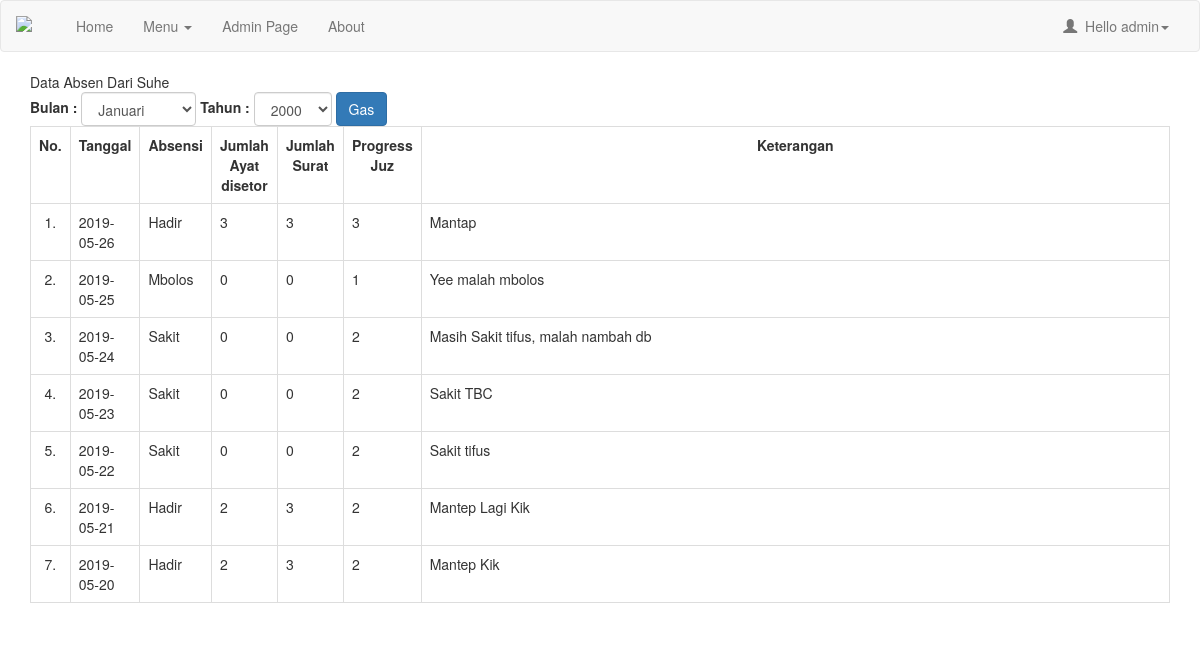
/admin/index.php?m=absenlengkap&ID=10 (signed in), run on the app's committed database.
### tables this page shows
CREATE TABLE `tbsantri` (
  `IdSantri` int(11) NOT NULL,
  `NIS` varchar(20) NOT NULL,
  `TglInput` date NOT NULL,
  `Nama` varchar(50) NOT NULL,
  `NamaLengkap` varchar(100) NOT NULL,
  `JenisKelamin` int(2) NOT NULL,
  `TempatLahir` varchar(40) NOT NULL,
  `TglLahir` date NOT NULL,
  `AnakKe` int(5) NOT NULL,
  `Dari` int(11) NOT NULL,
  `Bahasa` varchar(40) NOT NULL,
  `KebutuhanKhusus` varchar(30) NOT NULL,
  `SekolahTerakhir` varchar(20) NOT NULL,
  `NamaSekolah` varchar(50) NOT NULL,
  `AlamatSekolah` text NOT NULL,
  `TinggalDengan` varchar(30) NOT NULL,
  `NomorKK` varchar(50) NOT NULL,
  `NamaJalan` text NOT NULL,
  `RT` varchar(50) NOT NULL,
  `RW` varchar(50) NOT NULL,
  `Desa` varchar(50) NOT NULL,
  `Kecamatan` varchar(100) NOT NULL,
  `Kabupaten` varchar(100) NOT NULL,
  `Provinsi` varchar(100) NOT NULL,
  `StatusSantri` varchar(30) NOT NULL,
  `IdProgram` int(11) NOT NULL,
  `IdKelas` int(11) NOT NULL
);

CREATE TABLE `tbabsen` (
  `IdAbsensi` int(11) NOT NULL,
  `IdSantri` int(11) NOT NULL,
  `IdAyah` int(11) NOT NULL,
  `IdIbu` int(11) NOT NULL,
  `IdWali` int(11) NOT NULL,
  `Absen` varchar(20) NOT NULL,
  `SetorAyat` int(11) NOT NULL,
  `Surat` int(11) NOT NULL,
  `TanggalAbsen` date NOT NULL,
  `JuzSaatIni` int(11) NOT NULL,
  `TargetJuz` int(11) NOT NULL,
  `KeteranganAbsen` text NOT NULL
);

### admin/absensi_lengkap.php (the view, shortened to what this page needs)
<?php
include 'config.php';
$ID = mysqli_real_escape_string($conn, $_GET['ID']);
$bulanabs = $_GET['bulanabs'];
$tahunabs = $_GET['tahunabs'];
$sql = "SELECT * FROM tbsantri LEFT JOIN tbabsen ON tbsantri.IdSantri = tbabsen.IdSantri LEFT JOIN tbkelas
ON tbsantri.IdKelas=tbkelas.IdKelas LEFT JOIN tbprogram ON tbsantri.IdProgram = tbprogram.IdProgram WHERE tbsantri.IdSantri='$ID'";
$query = mysqli_query($conn, $sql);
$data = mysqli_fetch_object($query);
echo "Data Absen Dari ".$data->Nama;
?>
<div class="form form-inline">
    <form>
    <label>Bulan : </label>
    <select class="form-control" name="bulanabs">
        <?php
        $namabulan = array("decoy","Januari","Februari","Maret","April","Mei","Juni","Juli","Agustus","September","Oktober","November","Desember");
        for ($index = 1; $index <= 12 ; $index++){?>
            <option value="<?php echo $index ?>"<?=$index == $bulanabs?'selected="selected"':'';?>><?php echo $namabulan[$index]?></option>
        <?php }?>
    </select>
    <label>Tahun : </label>
    <select class="form-control" name="tahunabs">
        <?php
        $tahun = 2000;
        $thsekarang = date('Y');
        while($tahun <= $thsekarang){
        ?>
        <option value="<?php echo $tahun?>"<?=$tahun == $tahunabs?'selected="selected"':'';?>><?php echo $tahun++ ?></option>
        <?php } ?>
    </select>
    <button type="submit" class="btn btn-primary">Gas</button>
    </form>
</div>
<table class="table table-bordered table-hover">
                <tr style="text-align: center">
                    <th style="text-align: center" width="2%" align="center">No. </th>
                    <th style="text-align: center" align="center">Tanggal</th>
                    <th style="text-align: center" align="center">Absensi</th>
                    <th style="text-align: center" align="center">Jumlah Ayat disetor</th>
                    <th style="text-align: center" align="center">Jumlah Surat</th>
                    <th style="text-align: center" align="center">Progress Juz</th>
                    <th style="text-align: center" width="70%" align="center">Keterangan</th>
                </tr>
                <?php
                if ($bulanabs == '' || $tahunabs == ''){
                    $sql1 = "SELECT * FROM tbabsen WHERE IdSantri = '$ID' ORDER BY TanggalAbsen DESC";
                }else{
                    $sql1 = "SELECT * FROM tbabsen WHERE IdSantri = '$ID' AND MONTH(TanggalAbsen) = '$bulanabs' AND YEAR(TanggalAbsen) = '$tahunabs' ORDER BY TanggalAbsen DESC";
                }
                $query1 = mysqli_query($conn, $sql1);
                $no = 1;
                while ($data1 = mysqli_fetch_object($query1)) {
                    if ($data1->Absen == '1'){
                        $absen = 'Hadir';
                    }elseif($data1->Absen == '2'){
                        $absen = 'Sakit';
                    }elseif($data1->Absen == '3'){
                        $absen = 'Izin';
                    }else{
                        $absen = 'Mbolos';
                    }
                    ?>
                <tr class="rowHref" data-href="index.php?m=absen_detail&ID=<?php echo $data1->IdSantri?>">
                    <td align="center" width="2%"><?php echo $no++."."?></td>
                    <td><?php echo $data1->TanggalAbsen?></td>
                    <td><?php echo $absen?></td>
                    <td><?php echo $data1->SetorAyat?></td>
                    <td><?php echo $data1->Surat?></td>
                    <td><?php echo $data1->JuzSaatIni?></td>
                    <td width="70%"><?php echo $data1->KeteranganAbsen?></td>
                </tr>
                <?php } ?>
            </table>

### assets/css/startmin.css (style rules this page uses)
body { background-color: #f8f8f8; }

### data on the page
tbsantri: Nama "Suhe"
tbabsen: TanggalAbsen "2019-05-26", Absen "Hadir", SetorAyat "3", Surat "3", JuzSaatIni "3", KeteranganAbsen "Mantap"
tbabsen: TanggalAbsen "2019-05-25", Absen "Mbolos", SetorAyat "0", Surat "0", JuzSaatIni "1", KeteranganAbsen "Yee malah mbolos"
tbabsen: TanggalAbsen "2019-05-24", Absen "Sakit", SetorAyat "0", Surat "0", JuzSaatIni "2", KeteranganAbsen "Masih Sakit tifus, malah nambah db"
tbabsen: TanggalAbsen "2019-05-23", Absen "Sakit", SetorAyat "0", Surat "0", JuzSaatIni "2", KeteranganAbsen "Sakit TBC"
tbabsen: TanggalAbsen "2019-05-22", Absen "Sakit", SetorAyat "0", Surat "0", JuzSaatIni "2", KeteranganAbsen "Sakit tifus"
tbabsen: TanggalAbsen "2019-05-21", Absen "Hadir", SetorAyat "2", Surat "3", JuzSaatIni "2", KeteranganAbsen "Mantep Lagi Kik"
tbabsen: TanggalAbsen "2019-05-20", Absen "Hadir", SetorAyat "2", Surat "3", JuzSaatIni "2", KeteranganAbsen "Mantep Kik"

### other printed values
$_SESSION['username'] "admin"
form field bulanabs "Januari"
form field tahunabs "2000"
